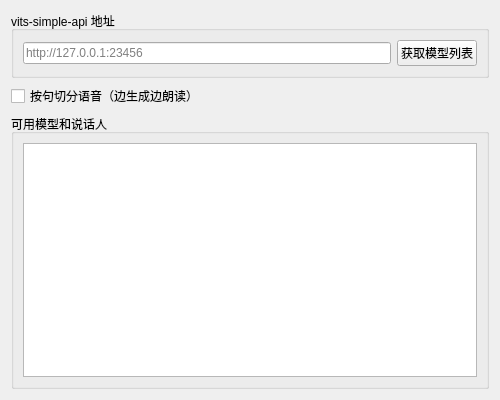
<?xml version="1.0" encoding="UTF-8"?>
<ui version="4.0">
 <class>PageVits</class>
 <widget class="QWidget" name="PageVits">
  <property name="geometry">
   <rect><x>0</x><y>0</y><width>500</width><height>400</height></rect>
  </property>
  <layout class="QVBoxLayout" name="verticalLayout">

   <item>
    <widget class="QGroupBox" name="grpApi">
     <property name="title"><string>vits-simple-api 地址</string></property>
     <layout class="QHBoxLayout" name="h1">
      <item><widget class="QLineEdit" name="editApiUrl"><property name="placeholderText"><string>http://127.0.0.1:23456</string></property></widget></item>
      <item><widget class="QPushButton" name="btnFetchSpeakers"><property name="text"><string>获取模型列表</string></property></widget></item>
     </layout>
    </widget>
   </item>

   <item>
    <widget class="QCheckBox" name="checkSentenceSplit">
     <property name="text"><string>按句切分语音（边生成边朗读）</string></property>
    </widget>
   </item>

   <item>
    <widget class="QGroupBox" name="grpSpeakers">
     <property name="title"><string>可用模型和说话人</string></property>
     <layout class="QVBoxLayout" name="v1">
      <item><widget class="QListView" name="listSpeakers"/></item>
     </layout>
    </widget>
   </item>

  </layout>
 </widget>
 <resources/>
 <connections/>
</ui>
